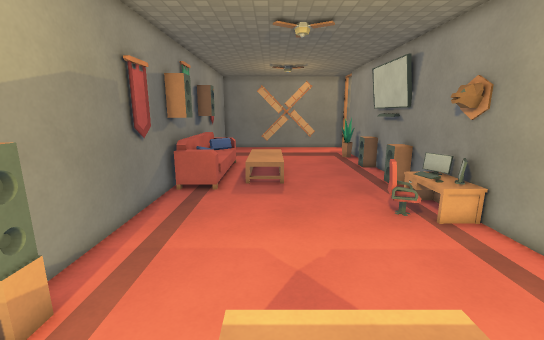
[1] (above)

16 first-person views from a walk through a Godot game level. The camera is 1.3 m above the floor, tilts 12° down and sees 90° across. The floor is counted in squares, 0.45 m on a side. Each view is taken from the middle of a square. On the plan, view 1 faces up. The plan holds only what a view shows up to about 20 squares ahead; the rest is blank. The place goes on beyond the plan. Surface patterns are stand-ins for the level's own textures.

[2]
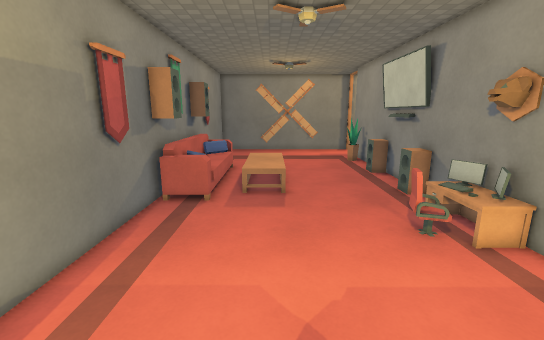

[3]
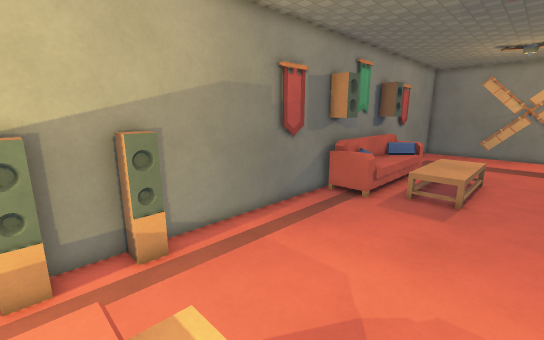

[4]
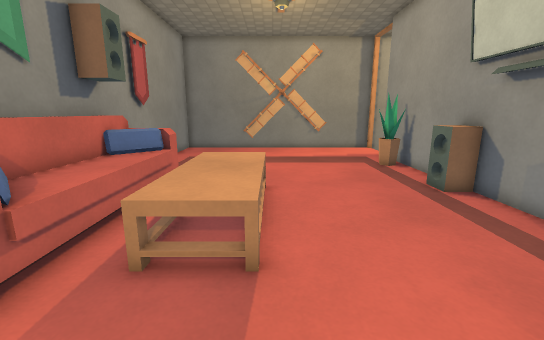

[5]
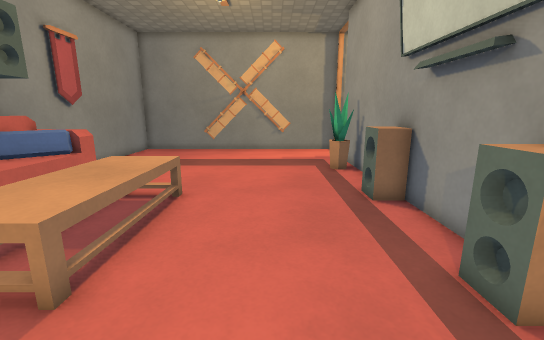

[6]
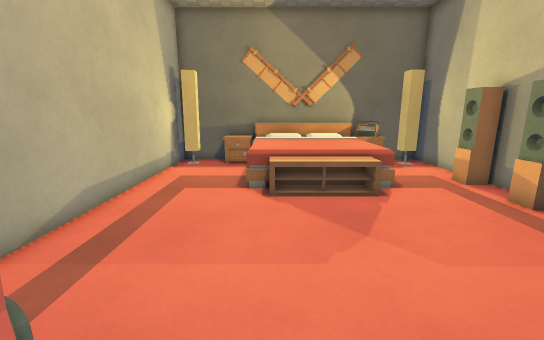

[7]
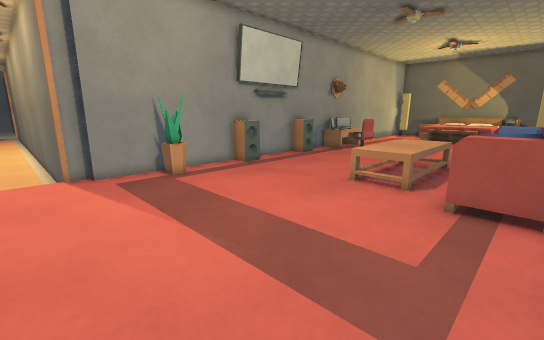

[8]
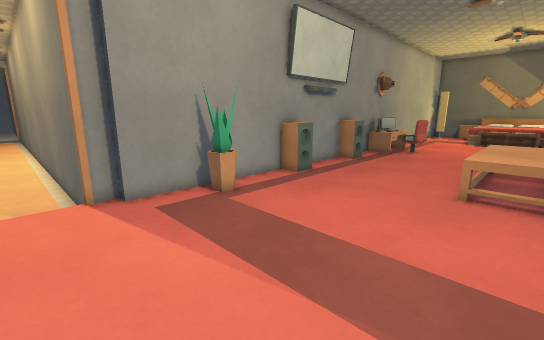

[9]
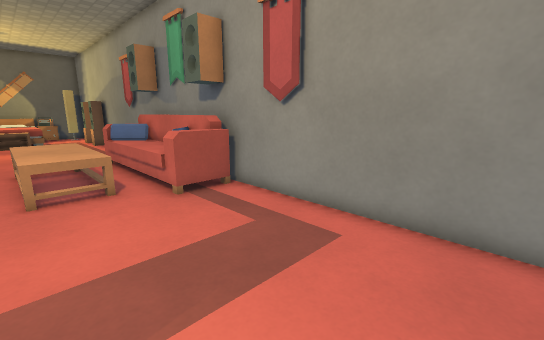

[10]
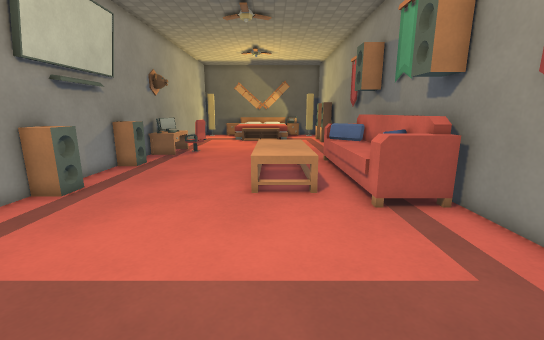

[11]
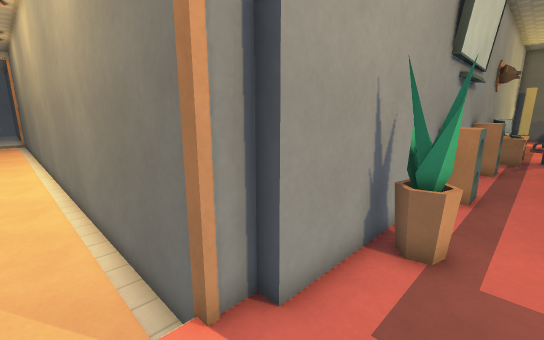

[12]
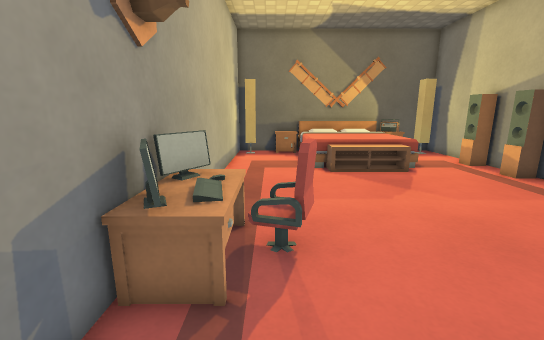

[13]
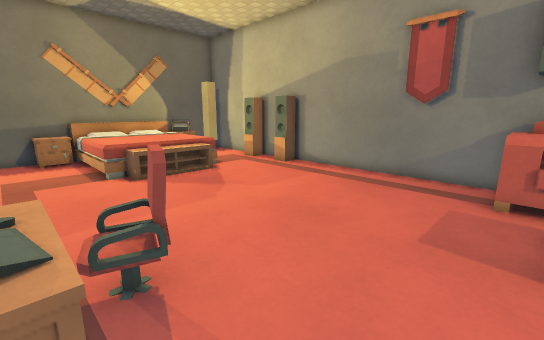

[14]
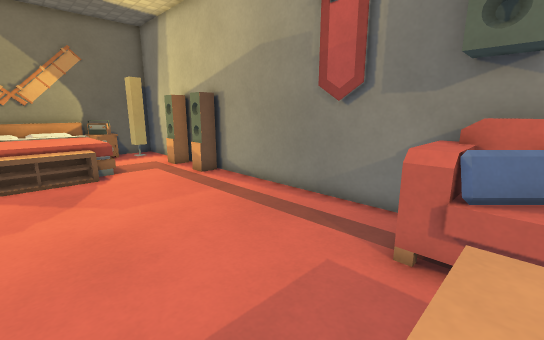

[15]
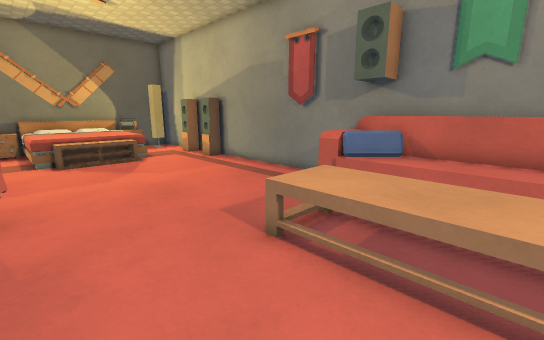

[16]
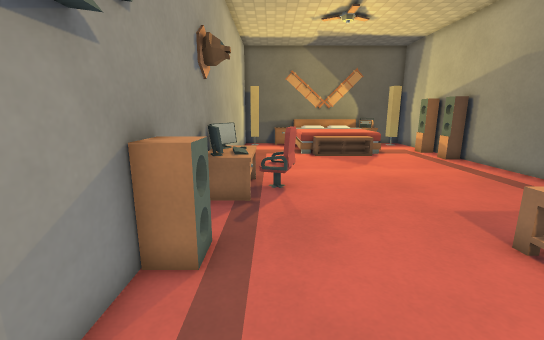

### Floor plan
Key: @ floor where view 1 was taken; # wall or solid block; . main floor; - floor 0.25 m lower than the main floor; : floor 0.5 m higher than the main floor; + floor 0.75 m higher than the main floor; = window, fence, low wall or low ledge; ^ raised ledge; O other object.
Columns run from 6 left of view 1 to 21 right of it. Each row starts with its distance up from view 1.
 33 #... ........... -----------
 32 #...............------------
 31 #..............#############
 30 #............. #
 29 #............. #
 28 #............###
 27 #............###
 26 #............. #
 25 #............. #
 24 #OOO.......... #
 23 #OOO.........OO#
 22 #OOOOOOO.....OO#
 21 #OOOOOOO......##
 20 #OOOOOOO......##
 19 #OOOOOOO......##
 18 #OOOOOOO......##
 17 #OOOOOOO.....OO#
 16 #OOO..........O#
 15 #OO...........##
 14 #.............##
 13 #............OO#
 12 #..........OO=O#
 11 #..........OOO##
 10 #............OO#
  9 #.............##
  8 #.............##
  7 #.............##
  6 #.............##
  5 #O............##
  4 #O....OOO.....##
  3 #.....   +....##
  2 #O... +  +:...##
  1 #O...     :...##
  0 #...  @   :...##
 -1 #...      :...##
 -2 ###OO     +..###
 -3 #####     ^^^##
 -4  ##############

Positions as (right, up) in squares from view 1, and headings:
1: (0, 0), facing up
2: (0, 2), facing up
3: (3, 2), facing up-left
4: (1, 12), facing up
5: (4, 13), facing up
6: (3, 13), facing down
7: (-5, 33), facing down-right
8: (-1, 33), facing down-right
9: (1, 33), facing down-left
10: (0, 32), facing down
11: (6, 33), facing down-right
12: (6, 17), facing down
13: (7, 16), facing down-left
14: (2, 17), facing down-left
15: (5, 21), facing down-left
16: (6, 22), facing down
